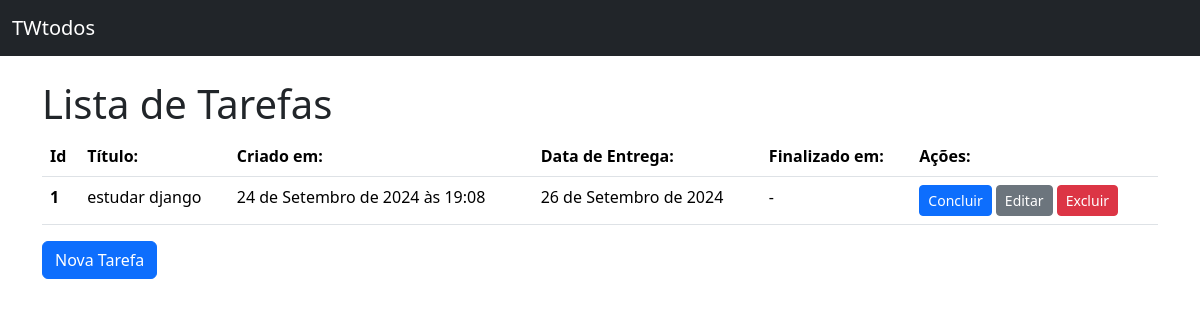
The app's page /, older data.
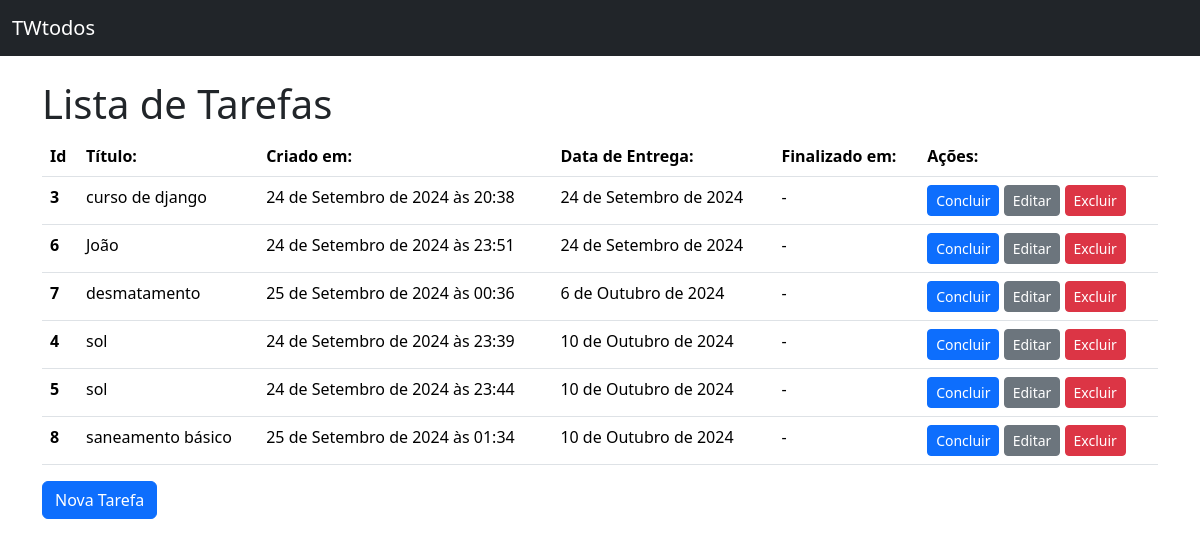
The same page, newer data.
### todos/models.py (models this page shows)
class Todo(models.Model):
    title = models.CharField(verbose_name="Título",max_length=100, null=False, blank=False)
    created_at = models.DateTimeField(auto_now_add=True, null=False, blank=False)
    deadline = models.DateField(verbose_name="Data de Entrega", null=False, blank=False)
    finished_at = models.DateField(null=True)
    class Meta:
        ordering = ['deadline']

### todos/views.py (the view)
# urls.py: path("", TodoListView.as_view(), name="todo_list"),
class TodoListView(ListView):
    model = Todo

### todos/templates/todos/todo_list.html (shortened to what this page needs)
{% extends "base.html" %}
{% block content %}
<h1>Lista de Tarefas</h1>
{% if todo_list %}
<table class="table">
        <thead>
        <tr>
            <th scope="col">Id</th>
            <th scope="col">Título:</th>
            <th scope="col">Criado em:</th>
            <th scope="col">Data de Entrega:</th>
            <th scope="col">Finalizado em:</th>
            <th scope="col">Ações:</th>
        </tr>
        </thead>
        <tbody>
            {% for todo in todo_list  %}
                <tr>
                    <th scope="row">{{ todo.pk }}</th>
                    <td>{{todo.title}}</td>
                    <td>{{todo.created_at}}</td>
                    <td>{{todo.deadline}}</td>
                    <td>{{todo.finished_at|default:"-"}}</td>
                    <td>
                        <a
                            href="{% url 'todo_complete' pk=todo.pk %}"
                            class="btn btn-primary btn-sm {% if todo.finished_at %}disabled{% endif %}"
                            >
                            Concluir
                        </a>
                        <a
                            href="{% url 'todo_update' pk=todo.pk %}"
                            class="btn btn-secondary btn-sm {% if todo.finished_at %}disabled{% endif %}"
                            >
                            Editar
                        </a>
                        <a href="{% url 'todo_delete' pk=todo.pk %}" class="btn btn-danger btn-sm">Excluir</a>
                    </td>
                </tr>
        </tbody>
        {% endfor %}
  </table>
  {% else %}
  <p>Não Há Tarefas Cadastradas</p>
{% endif %}
<a href="{% url 'todo_create' %}" class="btn btn-primary">Nova Tarefa</a>
{% endblock content %}

Row changes from the older to the newer data that the page shows:
removed Todo: pk "1", title "estudar django", created_at "24 de Setembro de 2024 às 19:08", deadline "26 de Setembro de 2024", finished_at "-"
added Todo: pk "3", title "curso de django", created_at "24 de Setembro de 2024 às 20:38", deadline "24 de Setembro de 2024", finished_at "-"
added Todo: pk "6", title "João", created_at "24 de Setembro de 2024 às 23:51", deadline "24 de Setembro de 2024", finished_at "-"
added Todo: pk "7", title "desmatamento", created_at "25 de Setembro de 2024 às 00:36", deadline "6 de Outubro de 2024", finished_at "-"
added Todo: pk "4", title "sol", created_at "24 de Setembro de 2024 às 23:39", deadline "10 de Outubro de 2024", finished_at "-"
added Todo: pk "5", title "sol", created_at "24 de Setembro de 2024 às 23:44", deadline "10 de Outubro de 2024", finished_at "-"
added Todo: pk "8", title "saneamento básico", created_at "25 de Setembro de 2024 às 01:34", deadline "10 de Outubro de 2024", finished_at "-"
